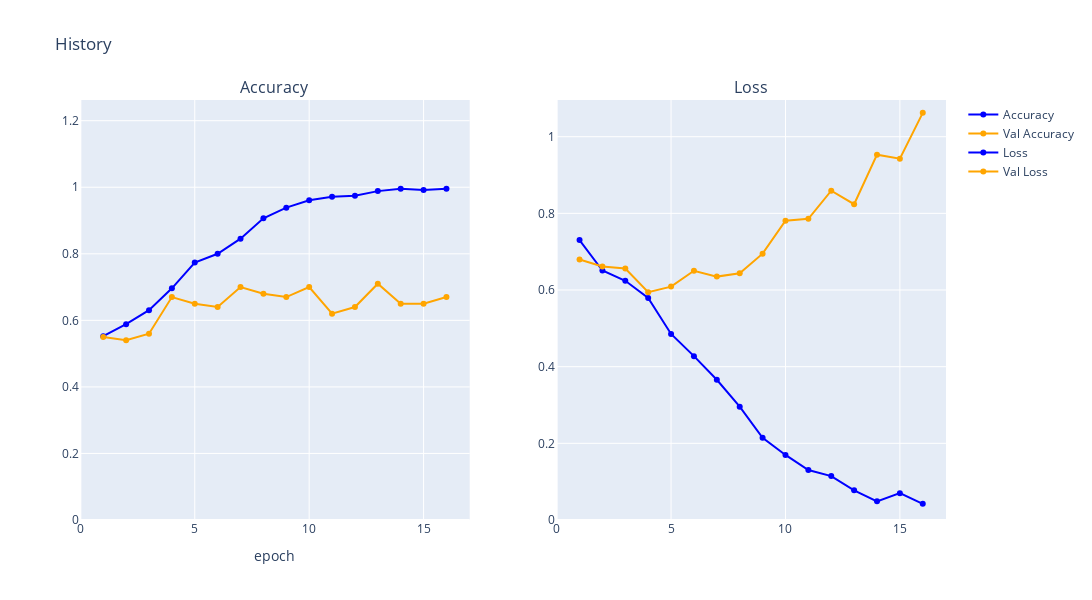

Notebook cell for this chart:
### Code cell
acc = history.history['accuracy']
val_acc = history.history['val_accuracy']
loss = history.history['loss']
val_loss = history.history['val_loss']
assert len(acc) == len(val_acc) == len(loss) == len(val_loss)

fig = load_history_graph(acc, val_acc, loss, val_loss)
fig.show()

### Figure 1 — Plotly figure (JSON) as saved in the notebook; plotly's stock layout.template omitted (floating-point values rounded to 4 significant figures)
{"data": [{"marker": {"color": "blue"}, "mode": "lines+markers", "name": "Accuracy", "type": "scatter", "x": [1, 2, 3, 4, 5, 6, 7, 8, 9, 10, 11, 12, 13, 14, 15, 16], "xaxis": "x", "y": [0.5524, 0.5884, 0.6307, 0.6963, 0.7735, 0.8, 0.8455, 0.9069, 0.9386, 0.9608, 0.9714, 0.9746, 0.9884, 0.9958, 0.9915, 0.9958], "yaxis": "y"}, {"marker": {"color": "orange"}, "mode": "lines+markers", "name": "Val Accuracy", "type": "scatter", "x": [1, 2, 3, 4, 5, 6, 7, 8, 9, 10, 11, 12, 13, 14, 15, 16], "xaxis": "x", "y": [0.55, 0.54, 0.56, 0.67, 0.65, 0.64, 0.7, 0.68, 0.67, 0.7, 0.62, 0.64, 0.71, 0.65, 0.65, 0.67], "yaxis": "y"}, {"marker": {"color": "blue"}, "mode": "lines+markers", "name": "Loss", "type": "scatter", "x": [1, 2, 3, 4, 5, 6, 7, 8, 9, 10, 11, 12, 13, 14, 15, 16], "xaxis": "x2", "y": [0.7302, 0.6509, 0.6241, 0.5794, 0.4854, 0.4275, 0.3658, 0.2957, 0.2144, 0.1697, 0.1305, 0.1146, 0.07742, 0.04865, 0.07003, 0.04218], "yaxis": "y2"}, {"marker": {"color": "orange"}, "mode": "lines+markers", "name": "Val Loss", "type": "scatter", "x": [1, 2, 3, 4, 5, 6, 7, 8, 9, 10, 11, 12, 13, 14, 15, 16], "xaxis": "x2", "y": [0.6795, 0.6616, 0.656, 0.5944, 0.6089, 0.6503, 0.635, 0.6437, 0.6948, 0.7806, 0.7857, 0.8591, 0.8239, 0.9532, 0.9426, 1.062], "yaxis": "y2"}], "layout": {"annotations": [{"font": {"size": 16}, "showarrow": false, "text": "Accuracy", "x": 0.225, "xanchor": "center", "xref": "paper", "y": 1, "yanchor": "bottom", "yref": "paper"}, {"font": {"size": 16}, "showarrow": false, "text": "Loss", "x": 0.775, "xanchor": "center", "xref": "paper", "y": 1, "yanchor": "bottom", "yref": "paper"}], "height": 600, "title": {"text": "History"}, "width": 1300, "xaxis": {"anchor": "y", "domain": [0, 0.45], "title": {"text": "epoch"}}, "xaxis2": {"anchor": "y2", "domain": [0.55, 1]}, "yaxis": {"anchor": "x", "domain": [0, 1], "range": [0, 1.262]}, "yaxis2": {"anchor": "x2", "domain": [0, 1], "range": [0, 1.096]}}}
